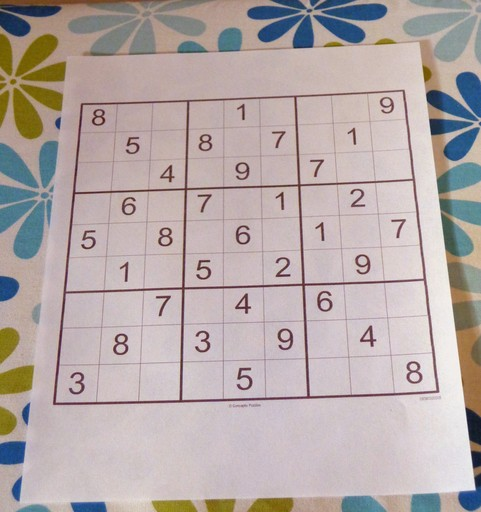
#> input picture Images/7.jpeg, 481 x 512 px
$ jupyter execute --allow-errors second-try.ipynb   (older library calls are emulated)
#> lines starting #> are read from the running program, lines starting #| are printed output that depends on the picture; after the words box and inside, x2 and y2 are one past the last pixel; in counts of white or black regions, pixels touching at a corner belong together
[cell 1]
import numpy as np
import matplotlib.pyplot as plt
import cv2

[cell 2]
def display_img(img, cmap='gray'):
    fig = plt.figure(figsize=(8,8))
    ax = fig.add_subplot(111)
    ax.imshow(img,cmap=cmap)

[cell 3]
img = cv2.imread('Images/7.jpeg')
#> img is the input picture: shape (512, 481, 3); mean B, G, R 168.2, 169.5, 181.2
display_img(img, cmap=None)

[cell 4]
img_gray = cv2.cvtColor(img, cv2.COLOR_BGR2GRAY)
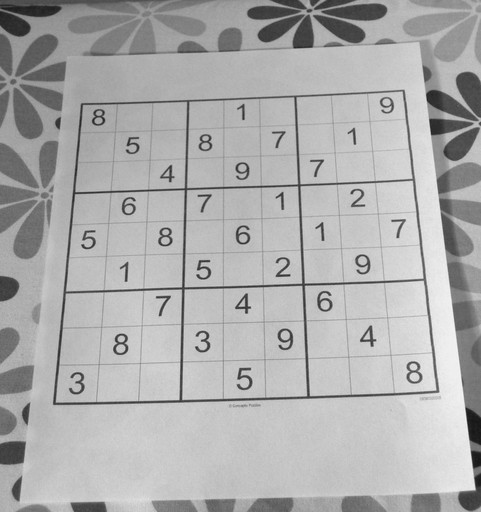
#> img_gray: shape (512, 481); min 22, max 247, mean 172.9
display_img(img_gray)

[cell 5]
img_blur = cv2.GaussianBlur(img_gray,(9,9),0)
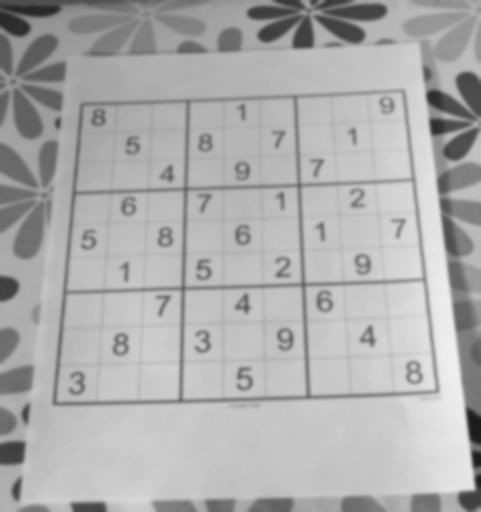
#> img_blur: shape (512, 481); min 26, max 239, mean 172.9
display_img(img_blur)

[cell 6]
img_thresh = cv2.adaptiveThreshold(img_blur,255,cv2.ADAPTIVE_THRESH_GAUSSIAN_C,cv2.THRESH_BINARY_INV,11,2)
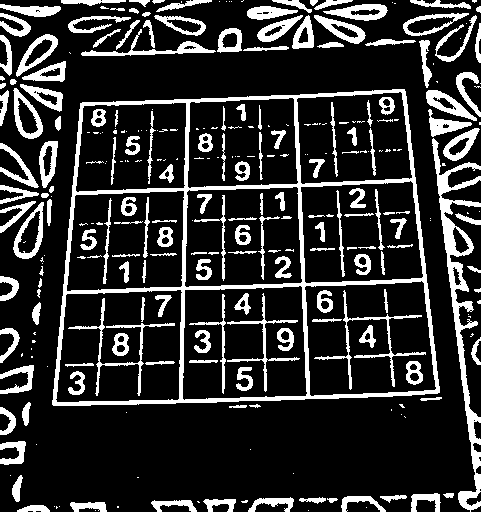
#> img_thresh: shape (512, 481); 18.8% white; 291 white regions (122 under 20 px)
display_img(img_thresh)

[cell 7]
_, contours, h = cv2.findContours(img_thresh.copy(), cv2.RETR_EXTERNAL, cv2.CHAIN_APPROX_SIMPLE)
#> contours = 142 contours, 66 with area under 20; largest, box (x1, y1, x2, y2) and area: (52, 89, 440, 406) 108134, (432, 138, 481, 512) 3421, (13, 202, 44, 259) 1004, (13, 88, 43, 139) 878, (403, 13, 469, 36) 808; h = 142 rows, first 6: [1, -1, -1, -1], [2, 0, -1, -1], [3, 1, -1, -1], [4, 2, -1, -1], [5, 3, -1, -1], [6, 4, -1, -1]
contours = sorted(contours, key=cv2.contourArea, reverse=True)
polygon = contours[0]
#> polygon = contour of 194 points, box (x1, y1, x2, y2) (52, 89, 440, 406), area 108134

[cell 8]
import operator

[cell 9]
bottom_right, _ = max(enumerate([pt[0][0] + pt[0][1] for pt in
                      polygon]), key=operator.itemgetter(1))
#> bottom_right = 122
top_left, _ = min(enumerate([pt[0][0] + pt[0][1] for pt in
                  polygon]), key=operator.itemgetter(1))
#> top_left = 35
bottom_left, _ = min(enumerate([pt[0][0] - pt[0][1] for pt in
                     polygon]), key=operator.itemgetter(1))
#> bottom_left = 92
top_right, _ = max(enumerate([pt[0][0] - pt[0][1] for pt in
                   polygon]), key=operator.itemgetter(1))
#> top_right = 193

[cell 10]
polygon[top_left][0], polygon[top_right][0], polygon[bottom_right][0], polygon[bottom_left][0]
#> Out = ([80, 103], [404, 89], [439, 392], [52, 404])

[cell 11]
polygon[top_left][0]
#> Out = [80, 103]

[cell 12]
img_copy = img.copy()
cv2.circle(img=img_copy, center=(polygon[top_left][0][0],polygon[top_left][0][1]), radius=5, color=(255,0,0), thickness=-1)
#> img_copy: shape (512, 481, 3); 0.03% of pixels changed, all inside (x1, y1, x2, y2) = (75, 98, 86, 109)
cv2.circle(img=img_copy, center=(polygon[top_right][0][0],polygon[top_right][0][1]), radius=5, color=(255,0,0), thickness=-1)
#> img_copy: shape (512, 481, 3); mean B, G, R 168.2, 169.4, 181.1
cv2.circle(img=img_copy, center=(polygon[bottom_right][0][0],polygon[bottom_right][0][1]), radius=5, color=(255,0,0), thickness=-1)
#> img_copy: shape (512, 481, 3); mean B, G, R 168.2, 169.3, 181
cv2.circle(img=img_copy, center=(polygon[bottom_left][0][0],polygon[bottom_left][0][1]), radius=5, color=(255,0,0), thickness=-1)
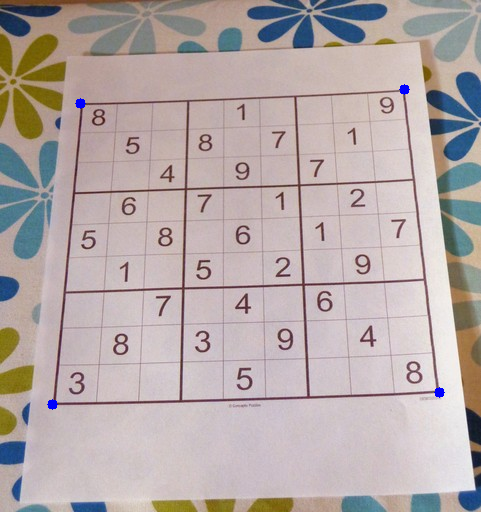
#> img_copy: shape (512, 481, 3); mean B, G, R 168.3, 169.3, 180.9
display_img(img_copy, cmap=None)

[cell 13]
def distance_between(pt1, pt2):
    dist = np.linalg.norm(pt1-pt2)
    return dist

[cell 14]
# top_left, top_right, bottom_right, bottom_left = crop_rect[0], crop_rect[1], crop_rect[2], crop_rect[3]
# top_left, top_right, bottom_right, bottom_left = polygon[top_left][0], polygon[top_right][0], polygon[bottom_right][0], polygon[bottom_left][0]
src = np.array([polygon[top_left][0], polygon[top_right][0], polygon[bottom_right][0], polygon[bottom_left][0]], dtype='float32')
#> src = [[80, 103], [404, 89], [439, 392], [52, 404]]
side = max([  distance_between(bottom_right, top_right),
            distance_between(top_left, bottom_left),
            distance_between(bottom_right, bottom_left),
            distance_between(top_left, top_right) ])
#> in distance_between, `dist = np.linalg.norm(pt1-pt2)`: dist = 71
#> side = 158

[cell 15]
dst = np.array([[0, 0], [side - 1, 0], [side - 1, side - 1], [0, side - 1]], dtype='float32')
#> dst = [[0, 0], [157, 0], [157, 157], [0, 157]]
m = cv2.getPerspectiveTransform(src, dst)
#> m = [[0.531, 0.0494, -47.59], [0.0291, 0.673, -71.67], [7.39e-05, 0.000697, 1]]
img_tform = cv2.warpPerspective(img_gray, m, (int(side), int(side)))
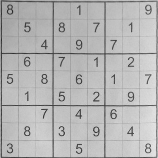
#> img_tform: shape (158, 158); min 41, max 230, mean 181.4
display_img(img_tform)

[cell 16]
squares = []
side = img_tform.shape[:1]
#> side = (158,)
side = side[0] / 9
#> side = 17.56
for j in range(9):
    for i in range(9):
        p1 = (i * side, j * side)  #Top left corner of a box
        p2 = ((i + 1) * side, (j + 1) * side)  #Bottom right corner
        squares.append((p1, p2))

$ run again, with Images/3.png saved as Images/7.jpeg
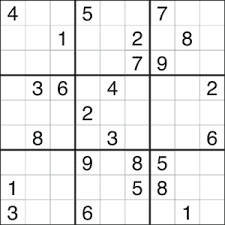
#> input picture Images/3.png, 225 x 225 px
#> img is the input picture: shape (225, 225, 3); mean B, G, R 235.4, 235.5, 235.2
#> `img_thresh = cv2.adaptiveThreshold(img_blur,255,cv2.ADAPTIVE_THRESH_GA..`:
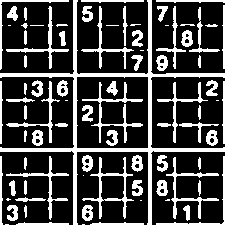
#> img_thresh: shape (225, 225); 25.4% white; 83 white regions (14 under 20 px)
#> contours = 79 contours, 24 with area under 20; largest, box (x1, y1, x2, y2) and area: (0, 0, 225, 225) 7828, (82, 157, 134, 219) 863, (166, 157, 219, 219) 314, (6, 6, 69, 69) 258, (6, 156, 69, 220) 251; h = 79 rows, first 6: [1, -1, -1, -1], [2, 0, -1, -1], [3, 1, -1, -1], [4, 2, -1, -1], [5, 3, -1, -1], [6, 4, -1, -1]
#> polygon = contour of 103 points, box (x1, y1, x2, y2) (0, 0, 225, 225), area 7828
#> bottom_right = 48
#> top_left = 0
#> bottom_left = 28
#> top_right = 75
#> `polygon[top_left][0], polygon[top_right][0], polygon[bottom_right][0],..`: Out = ([73, 0], [224, 73], [151, 224], [0, 151])
#> `polygon[top_left][0]`: Out = [73, 0]
#> src = [[73, 0], [224, 73], [151, 224], [0, 151]]
#> dist = 27
#> `side = max([  distance_between(bottom_right, top_right), distance_betw..`: side = 75
#> dst = [[0, 0], [74, 0], [74, 74], [0, 74]]
#> m = [[0.397, 0.192, -29], [-0.192, 0.397, 14.02], [2.58e-19, 1.25e-19, 1]]
#> `img_tform = cv2.warpPerspective(img_gray, m, (int(side), int(side)))`:
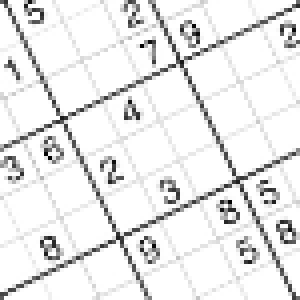
#> img_tform: shape (75, 75) (shown 4 times larger); min 0, max 255, mean 233
